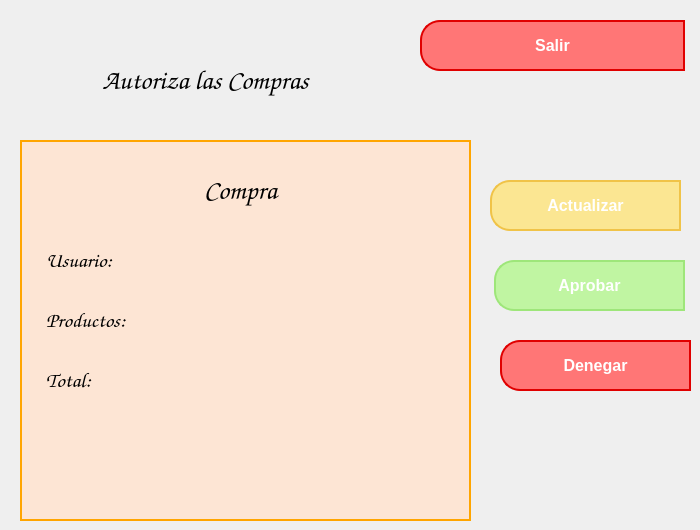
             <widget class="QWidget" name="Compras">
              <widget class="QLabel" name="label_4">
               <property name="geometry">
                <rect>
                 <x>20</x>
                 <y>20</y>
                 <width>371</width>
                 <height>121</height>
                </rect>
               </property>
               <property name="font">
                <font>
                 <family>Comic Sans MS</family>
                 <pointsize>20</pointsize>
                 <weight>75</weight>
                 <bold>true</bold>
                </font>
               </property>
               <property name="text">
                <string>Autoriza las Compras</string>
               </property>
               <property name="alignment">
                <set>Qt::AlignCenter</set>
               </property>
              </widget>
              <widget class="QWidget" name="area_compras_panel" native="true">
               <property name="geometry">
                <rect>
                 <x>20</x>
                 <y>140</y>
                 <width>451</width>
                 <height>381</height>
                </rect>
               </property>
               <property name="styleSheet">
                <string notr="true">QWidget {
    border: 2px solid #FFA500; /* Naranja */
    background-color: rgb(253,229,212);
    padding: 10px;
}</string>
               </property>
               <widget class="QLabel" name="LlenartextoUsuario">
                <property name="geometry">
                 <rect>
                  <x>170</x>
                  <y>90</y>
                  <width>271</width>
                  <height>61</height>
                 </rect>
                </property>
                <property name="font">
                 <font>
                  <family>Comic Sans MS</family>
                  <pointsize>14</pointsize>
                  <weight>50</weight>
                  <bold>false</bold>
                 </font>
                </property>
                <property name="styleSheet">
                 <string notr="true">border-color: rgb(253, 229, 212);</string>
                </property>
                <property name="text">
                 <string/>
                </property>
                <property name="alignment">
                 <set>Qt::AlignLeading|Qt::AlignLeft|Qt::AlignVCenter</set>
                </property>
               </widget>
               <widget class="QLabel" name="LlenartextoProductos">
                <property name="geometry">
                 <rect>
                  <x>170</x>
                  <y>150</y>
                  <width>271</width>
                  <height>61</height>
                 </rect>
                </property>
                <property name="font">
                 <font>
                  <family>Comic Sans MS</family>
                  <pointsize>14</pointsize>
                  <weight>50</weight>
                  <bold>false</bold>
                 </font>
                </property>
                <property name="styleSheet">
                 <string notr="true">border-color: rgb(253, 229, 212);</string>
                </property>
                <property name="text">
                 <string/>
                </property>
                <property name="alignment">
                 <set>Qt::AlignLeading|Qt::AlignLeft|Qt::AlignVCenter</set>
                </property>
               </widget>
               <widget class="QLabel" name="textoProductos">
                <property name="geometry">
                 <rect>
                  <x>10</x>
                  <y>150</y>
                  <width>171</width>
                  <height>61</height>
                 </rect>
                </property>
                <property name="font">
                 <font>
                  <family>Comic Sans MS</family>
                  <pointsize>16</pointsize>
                  <weight>75</weight>
                  <bold>true</bold>
                 </font>
                </property>
                <property name="styleSheet">
                 <string notr="true">border-color: rgb(253, 229, 212);</string>
                </property>
                <property name="text">
                 <string>Productos:</string>
                </property>
                <property name="alignment">
                 <set>Qt::AlignLeading|Qt::AlignLeft|Qt::AlignVCenter</set>
                </property>
               </widget>
               <widget class="QLabel" name="textoTotal">
                <property name="geometry">
                 <rect>
                  <x>10</x>
                  <y>210</y>
                  <width>161</width>
                  <height>61</height>
                 </rect>
                </property>
                <property name="font">
                 <font>
                  <family>Comic Sans MS</family>
                  <pointsize>16</pointsize>
                  <weight>75</weight>
                  <bold>true</bold>
                 </font>
                </property>
                <property name="styleSheet">
                 <string notr="true">border-color: rgb(253, 229, 212);</string>
                </property>
                <property name="text">
                 <string>Total:</string>
                </property>
                <property name="alignment">
                 <set>Qt::AlignLeading|Qt::AlignLeft|Qt::AlignVCenter</set>
                </property>
               </widget>
               <widget class="QLabel" name="soloTextoCompra">
                <property name="geometry">
                 <rect>
                  <x>90</x>
                  <y>10</y>
                  <width>261</width>
                  <height>81</height>
                 </rect>
                </property>
                <property name="font">
                 <font>
                  <family>Comic Sans MS</family>
                  <pointsize>20</pointsize>
                  <weight>75</weight>
                  <bold>true</bold>
                 </font>
                </property>
                <property name="styleSheet">
                 <string notr="true">border-color: rgb(253, 229, 212);</string>
                </property>
                <property name="text">
                 <string>Compra</string>
                </property>
                <property name="alignment">
                 <set>Qt::AlignCenter</set>
                </property>
               </widget>
               <widget class="QLabel" name="textoUsuario">
                <property name="geometry">
                 <rect>
                  <x>10</x>
                  <y>90</y>
                  <width>131</width>
                  <height>61</height>
                 </rect>
                </property>
                <property name="font">
                 <font>
                  <family>Comic Sans MS</family>
                  <pointsize>16</pointsize>
                  <weight>75</weight>
                  <bold>true</bold>
                 </font>
                </property>
                <property name="styleSheet">
                 <string notr="true">border-color: rgb(253, 229, 212);</string>
                </property>
                <property name="text">
                 <string>Usuario:</string>
                </property>
                <property name="alignment">
                 <set>Qt::AlignLeading|Qt::AlignLeft|Qt::AlignVCenter</set>
                </property>
               </widget>
               <widget class="QLabel" name="LlenartextoTotal">
                <property name="geometry">
                 <rect>
                  <x>170</x>
                  <y>210</y>
                  <width>271</width>
                  <height>61</height>
                 </rect>
                </property>
                <property name="font">
                 <font>
                  <family>Comic Sans MS</family>
                  <pointsize>14</pointsize>
                  <weight>50</weight>
                  <bold>false</bold>
                 </font>
                </property>
                <property name="styleSheet">
                 <string notr="true">border-color: rgb(253, 229, 212);</string>
                </property>
                <property name="text">
                 <string/>
                </property>
                <property name="alignment">
                 <set>Qt::AlignLeading|Qt::AlignLeft|Qt::AlignVCenter</set>
                </property>
               </widget>
              </widget>
              <widget class="QPushButton" name="go_login_compras">
               <property name="geometry">
                <rect>
                 <x>420</x>
                 <y>20</y>
                 <width>265</width>
                 <height>51</height>
                </rect>
               </property>
               <property name="styleSheet">
                <string notr="true">QPushButton {
    background-color: #ff7676;
    border: 2px solid #e00000; 
    color: white;
    font-size: 16px;
    font-weight: bold;
    padding: 10px;
	border-top-left-radius:20px;
	border-bottom-left-radius:20px;

}

QPushButton:hover {
    background-color:#c20000; 
    border: 2px solid #c20000; 
}</string>
               </property>
               <property name="text">
                <string>Salir</string>
               </property>
               <property name="icon">
                <iconset resource="res1.qrc">
                 <normaloff>:/images/bt_back.png</normaloff>:/images/bt_back.png</iconset>
               </property>
               <property name="iconSize">
                <size>
                 <width>30</width>
                 <height>30</height>
                </size>
               </property>
              </widget>
              <widget class="QPushButton" name="bt_compras_ok">
               <property name="geometry">
                <rect>
                 <x>494</x>
                 <y>260</y>
                 <width>191</width>
                 <height>51</height>
                </rect>
               </property>
               <property name="styleSheet">
                <string notr="true">QPushButton {
    background-color: #C0F5A2;
    border: 2px solid #9EE67A; 
    color: white;
    font-size: 16px;
    font-weight: bold;
    padding: 10px;
	border-top-left-radius:20px;
	border-bottom-left-radius:20px;

}

QPushButton:hover {
    background-color:#9EE67A; 
    border: 2px solid #9EE67A; 
}</string>
               </property>
               <property name="text">
                <string>Aprobar</string>
               </property>
               <property name="iconSize">
                <size>
                 <width>30</width>
                 <height>30</height>
                </size>
               </property>
              </widget>
              <widget class="QPushButton" name="bt_compras_no">
               <property name="geometry">
                <rect>
                 <x>500</x>
                 <y>340</y>
                 <width>191</width>
                 <height>51</height>
                </rect>
               </property>
               <property name="styleSheet">
                <string notr="true">QPushButton {
    background-color: #ff7676;
    border: 2px solid #e00000; 
    color: white;
    font-size: 16px;
    font-weight: bold;
    padding: 10px;
	border-top-left-radius:20px;
	border-bottom-left-radius:20px;

}

QPushButton:hover {
    background-color:#c20000; 
    border: 2px solid #c20000; 
}</string>
               </property>
               <property name="text">
                <string>Denegar</string>
               </property>
               <property name="iconSize">
                <size>
                 <width>30</width>
                 <height>30</height>
                </size>
               </property>
              </widget>
              <widget class="QPushButton" name="bt_compras_actualizar">
               <property name="geometry">
                <rect>
                 <x>490</x>
                 <y>180</y>
                 <width>191</width>
                 <height>51</height>
                </rect>
               </property>
               <property name="styleSheet">
                <string notr="true">QPushButton {
    background-color: #FBE692;
    border: 2px solid #F0C348; 
    color: white;
    font-size: 16px;
    font-weight: bold;
    padding: 10px;
	border-top-left-radius:20px;
	border-bottom-left-radius:20px;

}

QPushButton:hover {
    background-color:#F0C348; 
    border: 2px solid #F0C348; 
}</string>
               </property>
               <property name="text">
                <string>Actualizar</string>
               </property>
               <property name="iconSize">
                <size>
                 <width>30</width>
                 <height>30</height>
                </size>
               </property>
              </widget>
             </widget>
